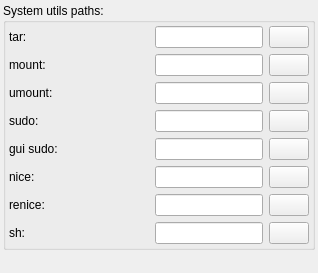
               <widget class="QWidget" name="pageSystemUtils">
                <layout class="QGridLayout" name="gridLayout_8">
                 <property name="leftMargin">
                  <number>3</number>
                 </property>
                 <property name="topMargin">
                  <number>3</number>
                 </property>
                 <property name="rightMargin">
                  <number>3</number>
                 </property>
                 <property name="bottomMargin">
                  <number>3</number>
                 </property>
                 <item row="0" column="0">
                  <widget class="QGroupBox" name="groupBox_7">
                   <property name="autoFillBackground">
                    <bool>false</bool>
                   </property>
                   <property name="title">
                    <string>System utils paths:</string>
                   </property>
                   <layout class="QVBoxLayout" name="verticalLayout_3">
                    <property name="leftMargin">
                     <number>3</number>
                    </property>
                    <property name="topMargin">
                     <number>3</number>
                    </property>
                    <property name="rightMargin">
                     <number>3</number>
                    </property>
                    <property name="bottomMargin">
                     <number>3</number>
                    </property>
                    <item>
                     <widget class="QWidget" name="widget_14" native="true">
                      <layout class="QHBoxLayout" name="_17">
                       <property name="leftMargin">
                        <number>0</number>
                       </property>
                       <property name="topMargin">
                        <number>0</number>
                       </property>
                       <property name="rightMargin">
                        <number>0</number>
                       </property>
                       <property name="bottomMargin">
                        <number>0</number>
                       </property>
                       <item>
                        <widget class="QLabel" name="label_14">
                         <property name="minimumSize">
                          <size>
                           <width>140</width>
                           <height>0</height>
                          </size>
                         </property>
                         <property name="maximumSize">
                          <size>
                           <width>140</width>
                           <height>16777215</height>
                          </size>
                         </property>
                         <property name="text">
                          <string notr="true">tar:</string>
                         </property>
                        </widget>
                       </item>
                       <item>
                        <widget class="QLineEdit" name="txtTarBin">
                         <property name="sizePolicy">
                          <sizepolicy hsizetype="MinimumExpanding" vsizetype="Minimum">
                           <horstretch>0</horstretch>
                           <verstretch>0</verstretch>
                          </sizepolicy>
                         </property>
                        </widget>
                       </item>
                       <item>
                        <widget class="QPushButton" name="cmdGetTarBin">
                         <property name="sizePolicy">
                          <sizepolicy hsizetype="Preferred" vsizetype="Minimum">
                           <horstretch>0</horstretch>
                           <verstretch>0</verstretch>
                          </sizepolicy>
                         </property>
                         <property name="text">
                          <string/>
                         </property>
                         <property name="iconSize">
                          <size>
                           <width>16</width>
                           <height>16</height>
                          </size>
                         </property>
                        </widget>
                       </item>
                      </layout>
                     </widget>
                    </item>
                    <item>
                     <widget class="QWidget" name="widget_17" native="true">
                      <layout class="QHBoxLayout" name="_18">
                       <property name="leftMargin">
                        <number>0</number>
                       </property>
                       <property name="topMargin">
                        <number>0</number>
                       </property>
                       <property name="rightMargin">
                        <number>0</number>
                       </property>
                       <property name="bottomMargin">
                        <number>0</number>
                       </property>
                       <item>
                        <widget class="QLabel" name="label_16">
                         <property name="minimumSize">
                          <size>
                           <width>140</width>
                           <height>0</height>
                          </size>
                         </property>
                         <property name="maximumSize">
                          <size>
                           <width>140</width>
                           <height>16777215</height>
                          </size>
                         </property>
                         <property name="text">
                          <string notr="true">mount:</string>
                         </property>
                        </widget>
                       </item>
                       <item>
                        <widget class="QLineEdit" name="txtMountBin">
                         <property name="sizePolicy">
                          <sizepolicy hsizetype="MinimumExpanding" vsizetype="Minimum">
                           <horstretch>0</horstretch>
                           <verstretch>0</verstretch>
                          </sizepolicy>
                         </property>
                        </widget>
                       </item>
                       <item>
                        <widget class="QPushButton" name="cmdGetMountBin">
                         <property name="sizePolicy">
                          <sizepolicy hsizetype="Preferred" vsizetype="Minimum">
                           <horstretch>0</horstretch>
                           <verstretch>0</verstretch>
                          </sizepolicy>
                         </property>
                         <property name="text">
                          <string/>
                         </property>
                         <property name="iconSize">
                          <size>
                           <width>16</width>
                           <height>16</height>
                          </size>
                         </property>
                        </widget>
                       </item>
                      </layout>
                     </widget>
                    </item>
                    <item>
                     <widget class="QWidget" name="widget_18" native="true">
                      <layout class="QHBoxLayout" name="_19">
                       <property name="leftMargin">
                        <number>0</number>
                       </property>
                       <property name="topMargin">
                        <number>0</number>
                       </property>
                       <property name="rightMargin">
                        <number>0</number>
                       </property>
                       <property name="bottomMargin">
                        <number>0</number>
                       </property>
                       <item>
                        <widget class="QLabel" name="label_17">
                         <property name="minimumSize">
                          <size>
                           <width>140</width>
                           <height>0</height>
                          </size>
                         </property>
                         <property name="maximumSize">
                          <size>
                           <width>140</width>
                           <height>16777215</height>
                          </size>
                         </property>
                         <property name="text">
                          <string notr="true">umount:</string>
                         </property>
                        </widget>
                       </item>
                       <item>
                        <widget class="QLineEdit" name="txtUmountBin">
                         <property name="sizePolicy">
                          <sizepolicy hsizetype="MinimumExpanding" vsizetype="Minimum">
                           <horstretch>0</horstretch>
                           <verstretch>0</verstretch>
                          </sizepolicy>
                         </property>
                        </widget>
                       </item>
                       <item>
                        <widget class="QPushButton" name="cmdGetUmountBin">
                         <property name="sizePolicy">
                          <sizepolicy hsizetype="Preferred" vsizetype="Minimum">
                           <horstretch>0</horstretch>
                           <verstretch>0</verstretch>
                          </sizepolicy>
                         </property>
                         <property name="text">
                          <string/>
                         </property>
                         <property name="iconSize">
                          <size>
                           <width>16</width>
                           <height>16</height>
                          </size>
                         </property>
                        </widget>
                       </item>
                      </layout>
                     </widget>
                    </item>
                    <item>
                     <widget class="QWidget" name="widget_19" native="true">
                      <layout class="QHBoxLayout" name="_20">
                       <property name="leftMargin">
                        <number>0</number>
                       </property>
                       <property name="topMargin">
                        <number>0</number>
                       </property>
                       <property name="rightMargin">
                        <number>0</number>
                       </property>
                       <property name="bottomMargin">
                        <number>0</number>
                       </property>
                       <item>
                        <widget class="QLabel" name="label_19">
                         <property name="minimumSize">
                          <size>
                           <width>140</width>
                           <height>0</height>
                          </size>
                         </property>
                         <property name="maximumSize">
                          <size>
                           <width>140</width>
                           <height>16777215</height>
                          </size>
                         </property>
                         <property name="text">
                          <string notr="true">sudo:</string>
                         </property>
                        </widget>
                       </item>
                       <item>
                        <widget class="QLineEdit" name="txtSudoBin">
                         <property name="sizePolicy">
                          <sizepolicy hsizetype="MinimumExpanding" vsizetype="Minimum">
                           <horstretch>0</horstretch>
                           <verstretch>0</verstretch>
                          </sizepolicy>
                         </property>
                        </widget>
                       </item>
                       <item>
                        <widget class="QPushButton" name="cmdGetSudoBin">
                         <property name="sizePolicy">
                          <sizepolicy hsizetype="Preferred" vsizetype="Minimum">
                           <horstretch>0</horstretch>
                           <verstretch>0</verstretch>
                          </sizepolicy>
                         </property>
                         <property name="text">
                          <string/>
                         </property>
                         <property name="iconSize">
                          <size>
                           <width>16</width>
                           <height>16</height>
                          </size>
                         </property>
                        </widget>
                       </item>
                      </layout>
                     </widget>
                    </item>
                    <item>
                     <widget class="QWidget" name="widget_50" native="true">
                      <layout class="QHBoxLayout" name="_21">
                       <property name="leftMargin">
                        <number>0</number>
                       </property>
                       <property name="topMargin">
                        <number>0</number>
                       </property>
                       <property name="rightMargin">
                        <number>0</number>
                       </property>
                       <property name="bottomMargin">
                        <number>0</number>
                       </property>
                       <item>
                        <widget class="QLabel" name="label_55">
                         <property name="minimumSize">
                          <size>
                           <width>140</width>
                           <height>0</height>
                          </size>
                         </property>
                         <property name="maximumSize">
                          <size>
                           <width>140</width>
                           <height>16777215</height>
                          </size>
                         </property>
                         <property name="text">
                          <string notr="true">gui sudo:</string>
                         </property>
                        </widget>
                       </item>
                       <item>
                        <widget class="QLineEdit" name="txtGuiSudoBin">
                         <property name="sizePolicy">
                          <sizepolicy hsizetype="MinimumExpanding" vsizetype="Minimum">
                           <horstretch>0</horstretch>
                           <verstretch>0</verstretch>
                          </sizepolicy>
                         </property>
                        </widget>
                       </item>
                       <item>
                        <widget class="QPushButton" name="cmdGetGuiSudoBin">
                         <property name="sizePolicy">
                          <sizepolicy hsizetype="Preferred" vsizetype="Minimum">
                           <horstretch>0</horstretch>
                           <verstretch>0</verstretch>
                          </sizepolicy>
                         </property>
                         <property name="text">
                          <string/>
                         </property>
                         <property name="iconSize">
                          <size>
                           <width>16</width>
                           <height>16</height>
                          </size>
                         </property>
                        </widget>
                       </item>
                      </layout>
                     </widget>
                    </item>
                    <item>
                     <widget class="QWidget" name="widget_24" native="true">
                      <layout class="QHBoxLayout" name="_22">
                       <property name="leftMargin">
                        <number>0</number>
                       </property>
                       <property name="topMargin">
                        <number>0</number>
                       </property>
                       <property name="rightMargin">
                        <number>0</number>
                       </property>
                       <property name="bottomMargin">
                        <number>0</number>
                       </property>
                       <item>
                        <widget class="QLabel" name="label_23">
                         <property name="minimumSize">
                          <size>
                           <width>140</width>
                           <height>0</height>
                          </size>
                         </property>
                         <property name="maximumSize">
                          <size>
                           <width>140</width>
                           <height>16777215</height>
                          </size>
                         </property>
                         <property name="text">
                          <string notr="true">nice:</string>
                         </property>
                        </widget>
                       </item>
                       <item>
                        <widget class="QLineEdit" name="txtNiceBin">
                         <property name="sizePolicy">
                          <sizepolicy hsizetype="MinimumExpanding" vsizetype="Minimum">
                           <horstretch>0</horstretch>
                           <verstretch>0</verstretch>
                          </sizepolicy>
                         </property>
                        </widget>
                       </item>
                       <item>
                        <widget class="QPushButton" name="cmdGetNiceBin">
                         <property name="sizePolicy">
                          <sizepolicy hsizetype="Preferred" vsizetype="Minimum">
                           <horstretch>0</horstretch>
                           <verstretch>0</verstretch>
                          </sizepolicy>
                         </property>
                         <property name="text">
                          <string/>
                         </property>
                         <property name="iconSize">
                          <size>
                           <width>16</width>
                           <height>16</height>
                          </size>
                         </property>
                        </widget>
                       </item>
                      </layout>
                     </widget>
                    </item>
                    <item>
                     <widget class="QWidget" name="widget_25" native="true">
                      <layout class="QHBoxLayout" name="_23">
                       <property name="leftMargin">
                        <number>0</number>
                       </property>
                       <property name="topMargin">
                        <number>0</number>
                       </property>
                       <property name="rightMargin">
                        <number>0</number>
                       </property>
                       <property name="bottomMargin">
                        <number>0</number>
                       </property>
                       <item>
                        <widget class="QLabel" name="label_24">
                         <property name="minimumSize">
                          <size>
                           <width>140</width>
                           <height>0</height>
                          </size>
                         </property>
                         <property name="maximumSize">
                          <size>
                           <width>140</width>
                           <height>16777215</height>
                          </size>
                         </property>
                         <property name="text">
                          <string notr="true">renice:</string>
                         </property>
                        </widget>
                       </item>
                       <item>
                        <widget class="QLineEdit" name="txtReniceBin">
                         <property name="sizePolicy">
                          <sizepolicy hsizetype="MinimumExpanding" vsizetype="Minimum">
                           <horstretch>0</horstretch>
                           <verstretch>0</verstretch>
                          </sizepolicy>
                         </property>
                        </widget>
                       </item>
                       <item>
                        <widget class="QPushButton" name="cmdGetReniceBin">
                         <property name="sizePolicy">
                          <sizepolicy hsizetype="Preferred" vsizetype="Minimum">
                           <horstretch>0</horstretch>
                           <verstretch>0</verstretch>
                          </sizepolicy>
                         </property>
                         <property name="text">
                          <string/>
                         </property>
                         <property name="iconSize">
                          <size>
                           <width>16</width>
                           <height>16</height>
                          </size>
                         </property>
                        </widget>
                       </item>
                      </layout>
                     </widget>
                    </item>
                    <item>
                     <widget class="QWidget" name="widget_28" native="true">
                      <layout class="QHBoxLayout" name="_24">
                       <property name="leftMargin">
                        <number>0</number>
                       </property>
                       <property name="topMargin">
                        <number>0</number>
                       </property>
                       <property name="rightMargin">
                        <number>0</number>
                       </property>
                       <property name="bottomMargin">
                        <number>0</number>
                       </property>
                       <item>
                        <widget class="QLabel" name="label_27">
                         <property name="minimumSize">
                          <size>
                           <width>140</width>
                           <height>0</height>
                          </size>
                         </property>
                         <property name="maximumSize">
                          <size>
                           <width>140</width>
                           <height>16777215</height>
                          </size>
                         </property>
                         <property name="text">
                          <string notr="true">sh:</string>
                         </property>
                        </widget>
                       </item>
                       <item>
                        <widget class="QLineEdit" name="txtShBin">
                         <property name="sizePolicy">
                          <sizepolicy hsizetype="MinimumExpanding" vsizetype="Minimum">
                           <horstretch>0</horstretch>
                           <verstretch>0</verstretch>
                          </sizepolicy>
                         </property>
                        </widget>
                       </item>
                       <item>
                        <widget class="QPushButton" name="cmdGetShBin">
                         <property name="sizePolicy">
                          <sizepolicy hsizetype="Preferred" vsizetype="Minimum">
                           <horstretch>0</horstretch>
                           <verstretch>0</verstretch>
                          </sizepolicy>
                         </property>
                         <property name="text">
                          <string/>
                         </property>
                         <property name="iconSize">
                          <size>
                           <width>16</width>
                           <height>16</height>
                          </size>
                         </property>
                        </widget>
                       </item>
                      </layout>
                     </widget>
                    </item>
                   </layout>
                  </widget>
                 </item>
                 <item row="1" column="0">
                  <spacer>
                   <property name="orientation">
                    <enum>Qt::Vertical</enum>
                   </property>
                   <property name="sizeHint" stdset="0">
                    <size>
                     <width>20</width>
                     <height>20</height>
                    </size>
                   </property>
                  </spacer>
                 </item>
                </layout>
               </widget>
